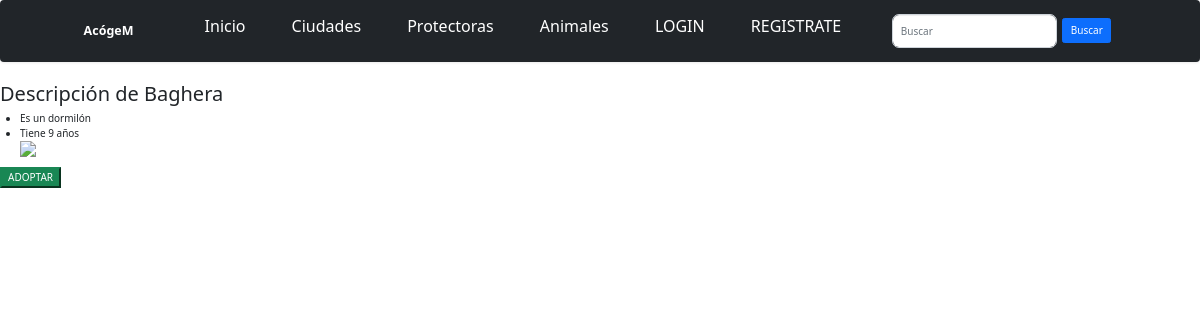
Page /animales/6/ on the earlier database version.
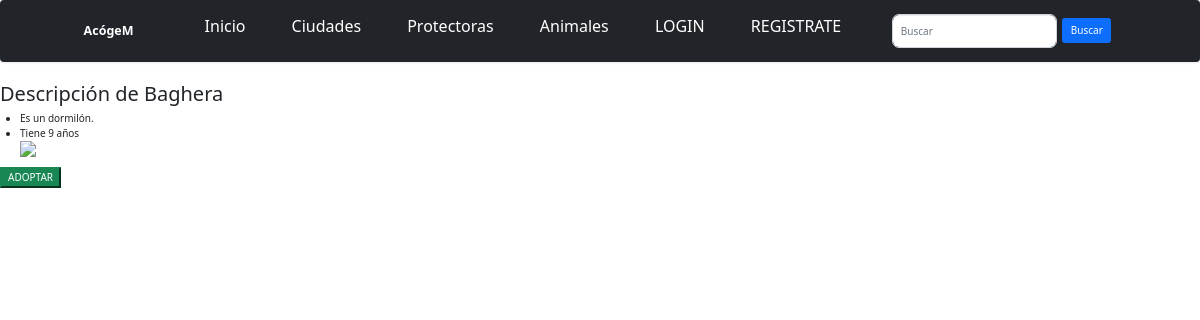
Same page on the later database version.
### AcogeM_app/models.py (models this page shows, shortened)
class Animal(models.Model):
	protectora = models.ForeignKey('Protectora', on_delete=models.CASCADE)
	nom = models.CharField('Nombre', max_length=50)
	descrip = models.TextField('Descripción')
	foto = models.ImageField('Imagen', blank=True, null=True, upload_to='img')
	TIPO_ANIMALES = [
	 	("p", "Perro"),
	 	("g", "Gato"),
	 	("h", "Huron"),
		("c", "Conejo"),
	]
	tipo = models.CharField('Tipo', max_length=1, choices=TIPO_ANIMALES, blank=True, default="p")
	edad = models.IntegerField('Edad', default=0, null=True)
	adoptado = models.BooleanField(default=False)
	class Meta:
		verbose_name_plural = "Animales"

### AcogeM_app/views.py (the view)
# urls.py: path('animales/<int:pk>/', AnimalDetailView.as_view(), name='animal-detail'),
class AnimalDetailView(DetailView):
	model = Animal

### AcogeM_app/templates/AcogeM_app/animal_detail.html (shortened to what this page needs)
{% extends "base.html" %}
{% block content %}
    <h2>Descripción de {{ animal.nom }}</h2>
    <ul>
        <li>{{ animal.descrip }} </li>
        <li>Tiene {{ animal.edad }} años</li>
        <img src="/media/{{ animal.foto }}">
    </ul>
    {% if animal.adoptado == True %}
    <p>El animal está adoptado</p>
	{% else %}
	<form class="d-felx" method="POST" action="{% url 'adoptar' %}">
        <div class="custom-search-input">
            <span class="input-group-list">
                <button type="submit" class="boton btn-success" name="adoptar">ADOPTAR</button>
            </span>
        </div>
    </form>
	{% endif %}
{% endblock %}

Differences in the rows shown:
changed Animal "Baghera": descrip "Es un dormilón" → "Es un dormilón."
